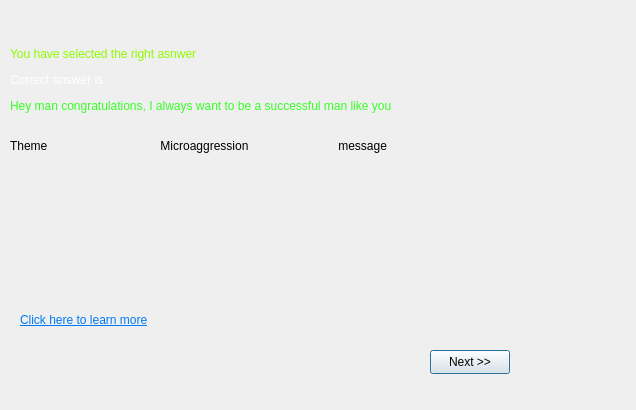
<?xml version="1.0" encoding="UTF-8"?>
<ui version="4.0">
 <class>question4answer</class>
 <widget class="QDialog" name="question4answer">
  <property name="geometry">
   <rect>
    <x>0</x>
    <y>0</y>
    <width>636</width>
    <height>410</height>
   </rect>
  </property>
  <property name="windowTitle">
   <string>Answer of Question 4</string>
  </property>
  <widget class="QLabel" name="label">
   <property name="geometry">
    <rect>
     <x>10</x>
     <y>20</y>
     <width>451</width>
     <height>121</height>
    </rect>
   </property>
   <property name="text">
    <string>&lt;html&gt;&lt;head/&gt;&lt;body&gt;&lt;p&gt;&lt;span style=&quot; color:#8efa00;&quot;&gt;You have selected the right asnwer&lt;/span&gt;&lt;/p&gt;&lt;p&gt;&lt;span style=&quot; color:#ffffff;&quot;&gt;Correct answer is : &lt;/span&gt;&lt;/p&gt;&lt;p&gt;&lt;span style=&quot; color:#35ff24;&quot;&gt;Hey man congratulations, I always want to be a successful man like you&lt;/span&gt;&lt;/p&gt;&lt;/body&gt;&lt;/html&gt;</string>
   </property>
  </widget>
  <widget class="QPushButton" name="pushButton">
   <property name="geometry">
    <rect>
     <x>430</x>
     <y>350</y>
     <width>80</width>
     <height>24</height>
    </rect>
   </property>
   <property name="text">
    <string>Next &gt;&gt;</string>
   </property>
  </widget>
  <widget class="QLabel" name="label_2">
   <property name="geometry">
    <rect>
     <x>10</x>
     <y>130</y>
     <width>451</width>
     <height>31</height>
    </rect>
   </property>
   <property name="text">
    <string>Theme                                  Microaggression                           message</string>
   </property>
  </widget>
  <widget class="QLabel" name="label_3">
   <property name="geometry">
    <rect>
     <x>0</x>
     <y>175</y>
     <width>491</width>
     <height>111</height>
    </rect>
   </property>
   <property name="styleSheet">
    <string notr="true">border-image: url(:/qimage/img/question4ref.png);</string>
   </property>
   <property name="text">
    <string/>
   </property>
  </widget>
  <widget class="QLabel" name="label_4">
   <property name="geometry">
    <rect>
     <x>20</x>
     <y>310</y>
     <width>191</width>
     <height>21</height>
    </rect>
   </property>
   <property name="text">
    <string>&lt;html&gt;&lt;head/&gt;&lt;body&gt;&lt;p&gt;&lt;a href=&quot;https://sph.umn.edu/site/docs/hewg/microaggressions.pdf&quot;&gt;&lt;span style=&quot; text-decoration: underline; color:#007af4;&quot;&gt;Click here to learn more&lt;/span&gt;&lt;/a&gt;&lt;/p&gt;&lt;/body&gt;&lt;/html&gt;</string>
   </property>
  </widget>
 </widget>
 <resources/>
 <connections/>
</ui>
